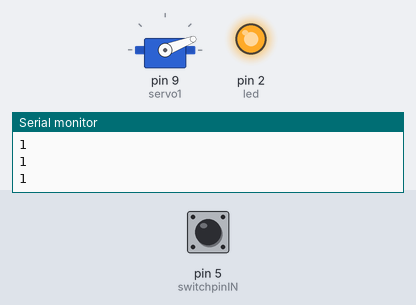
The sketch below on a simulated Arduino Uno, built with avr-gcc and run on an emulated ATmega328P. On the bench: servo, output pins drawn as LEDs (lit = HIGH), the last lines printed to the serial monitor. The test bench sets the inputs (shaded band); at power-on: pin 5 (switchpinIN) HIGH.

Above: at 1.3 s.
1.4 s: pin 5 (switchpinIN) pulled LOW for 0.3 s
At 1.62 s:
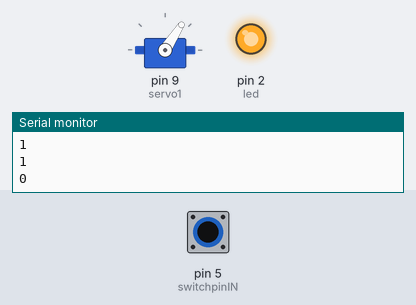
3.2 s: pin 5 (switchpinIN) pulled LOW for 3.2 s
At 7.7 s:
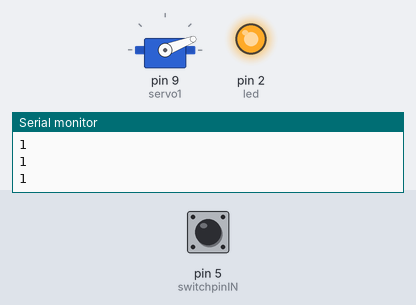
Timing chart, 0 to 9.2 s (numbered marks = the images above; inputs shaded):
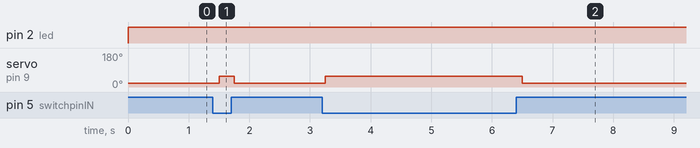

Measured:
- after the input at 1.4 s, servo on pin 9 (servo1): 21° → 57° after 0.10 s, → 21° 0.25 s later
- after the input at 3.2 s, servo on pin 9 (servo1): 21° → 57° after 0.05 s, → 21° 3.3 s later

The sketch:

locking_program.ino
```cpp
#include <Servo.h>
int led = 2; // power on LED
int switchstate = 0; //holds state of switch
//int switchpinOUT = 4; //pin for switch power
int switchpinIN = 5; //pin for switch input
Servo servo1;

void setup()
{
   Serial.begin(9600);
  //pinMode(switchpinOUT, OUTPUT);
  pinMode(switchpinIN, INPUT);
  servo1.attach(9);
  pinMode(led, OUTPUT);     //set up LED pin
 digitalWrite(switchpinIN,HIGH);

}

void loop(){
  digitalWrite(led, HIGH); //turn on LED for power

  switchstate = digitalRead(switchpinIN);
   if (switchstate == 0) {

    servo1.write(57); //58=unlocked
 }

  else {
    servo1.write(21); //21=locked
  }
  Serial.println(switchstate);
  delay(250);
}
```
